Frame 1 (no input): blank canvas, image omitted
Frame 60 (no input): blank canvas, image omitted
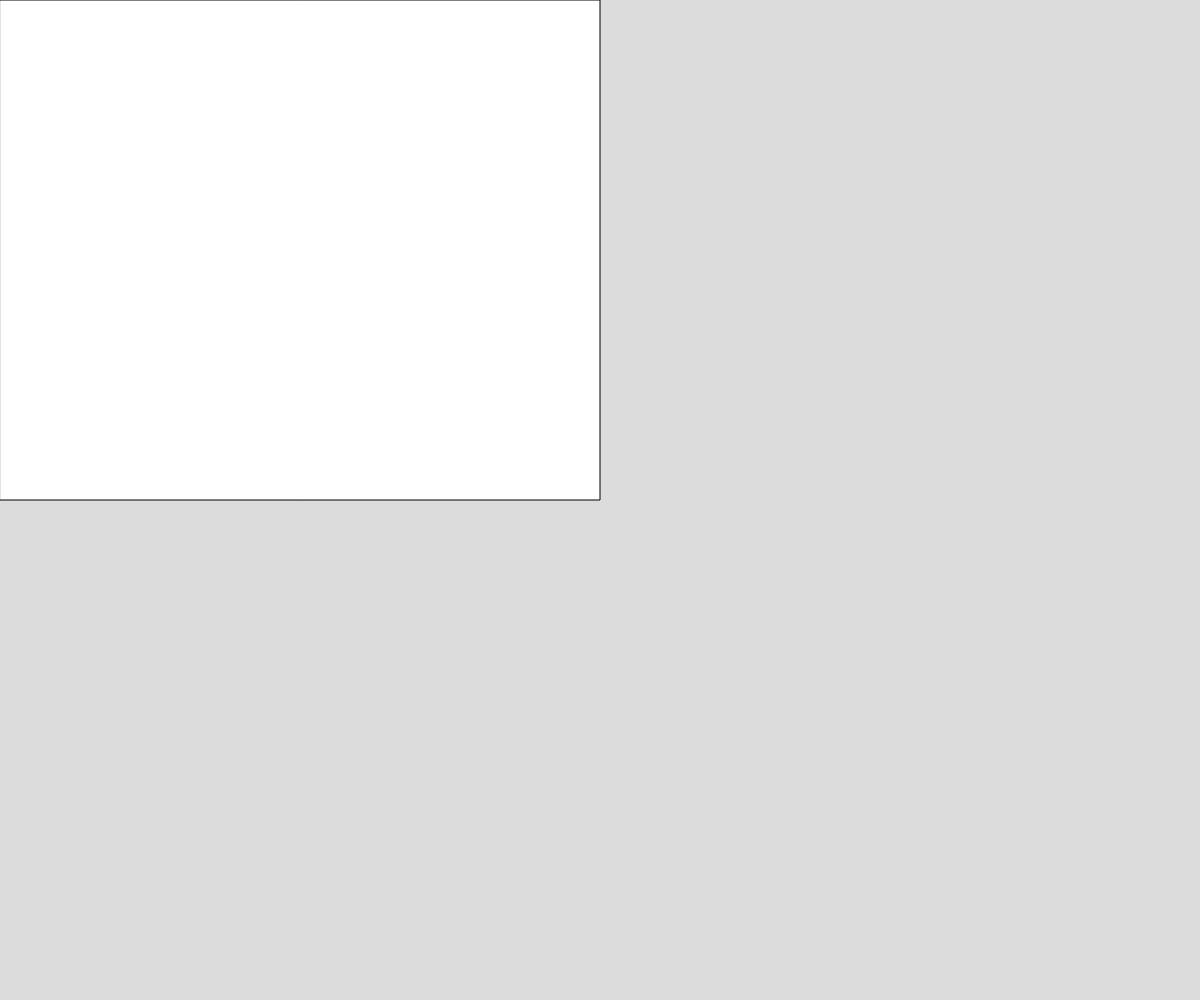
Frame 120 (the mouse pressed at the canvas centre since frame 60)

The p5.js sketch whose frames 1 and 60 were blank and that drew this single picture after the mouse press (run headless with seeded random() and noise() and a simulated clock; from frame 60 on, the mouse is pressed at the canvas centre):

// p5.js sketch
// ── sketch.js
function setup() {
  createCanvas(windowWidth, windowHeight);
}

function draw() {
  background(220);
  if(mouseIsPressed === true){
    finalX = mouseX - initX
    finalY = mouseY - initY
    
    rect(initX,initY,finalX,finalY)
  }else{
    initX = mouseX
    initY = mouseY
  }
}
